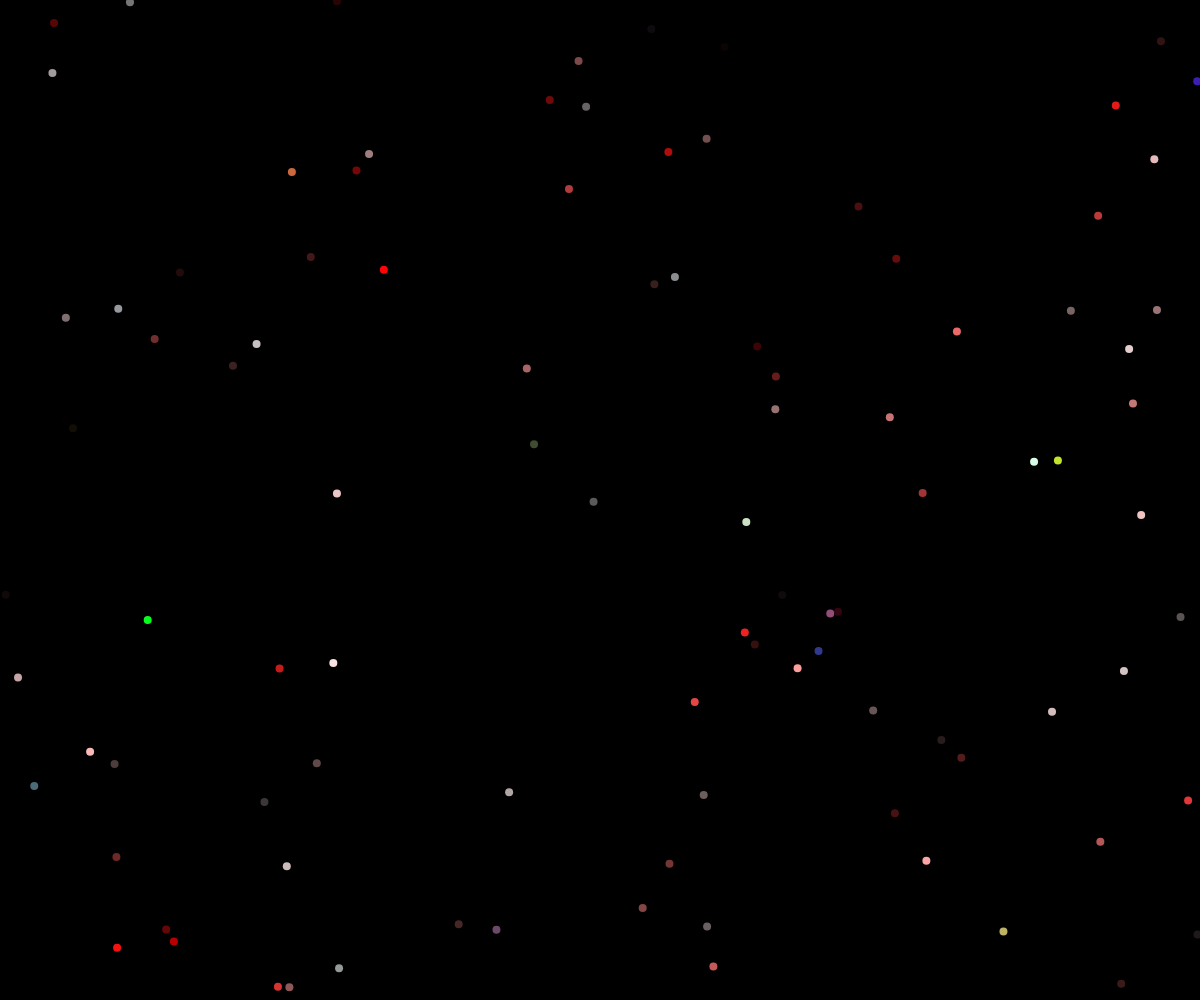
Frame 1 (no input)
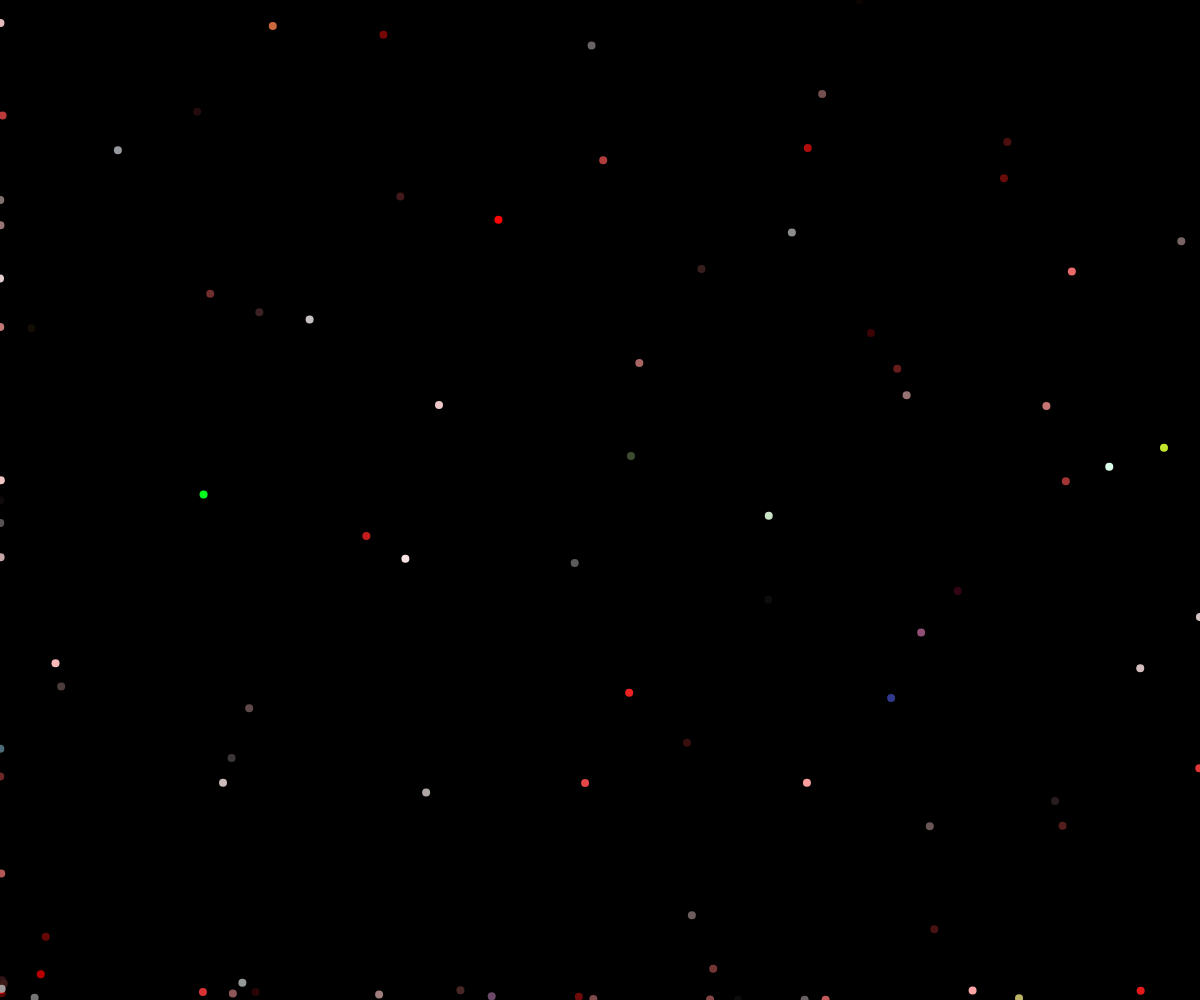
Frame 60 (no input)
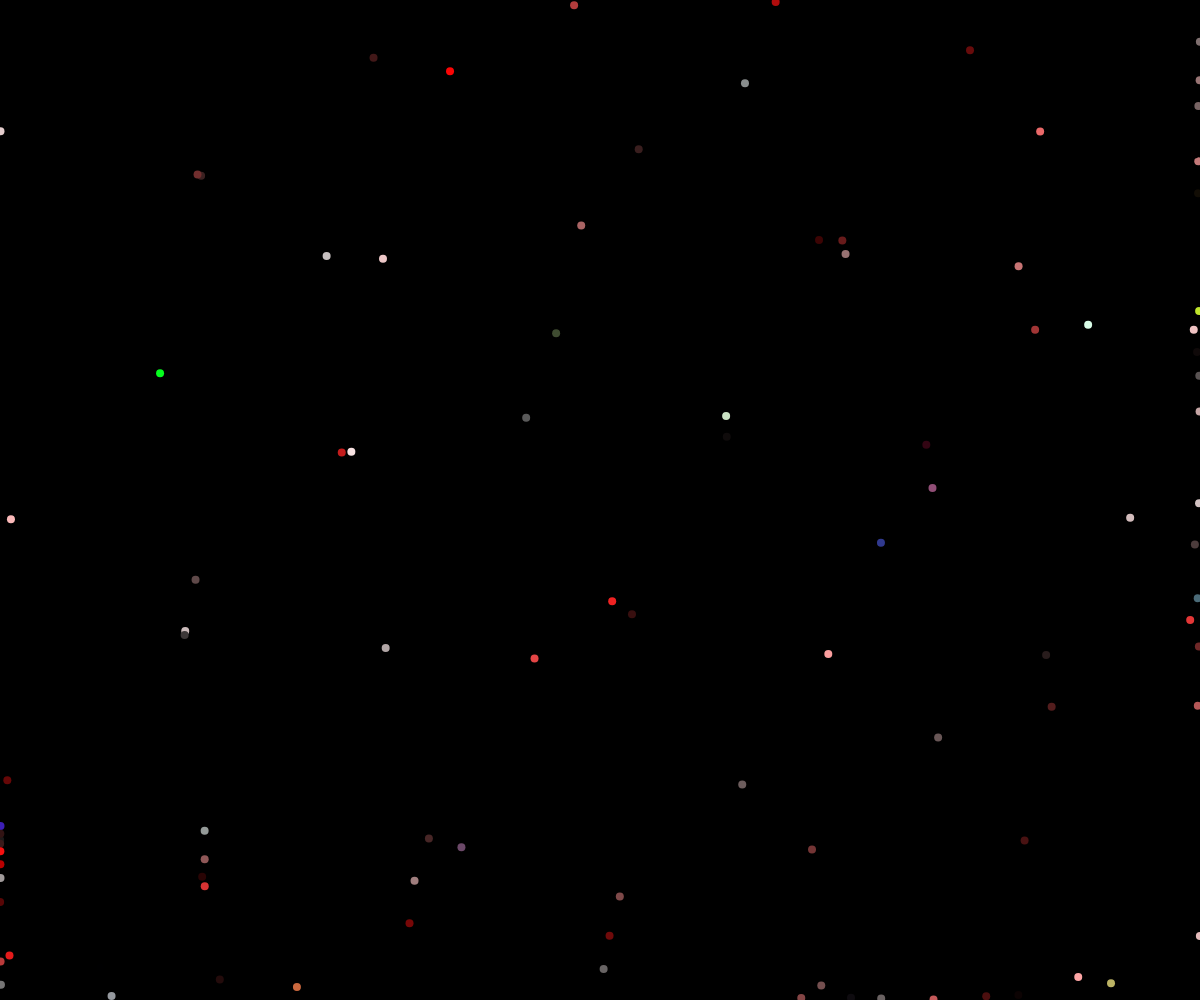
Frame 120 (the mouse pressed at the canvas centre since frame 60)

The p5.js sketch that drew these frames (run headless with seeded random() and noise() and a simulated clock; from frame 60 on, the mouse is pressed at the canvas centre):

// p5.js sketch
// ── sketch.js
let com;
let avgvel;

let particles = [];


function setup() {
	createCanvas(windowWidth, windowHeight);
	frameRate(60);
	colorMode(HSB, 1, 1, 1);
	//console.log(com);

	com = createVector(height/2,width/2);
	avgvel = createVector(10, 10);

	for(var i = 0; i<100; i++) {
		particles.push(
			{
					pos: createVector(random(0,width), random(0, height)),
					vel: createVector(random(-1, 1), random(-1, 1)),
					color: {h: i/20, s: random(0,1), b:random(0,1)},
					mass: 1,
					vmax: 3,
					dvmax: 0.05,
					minsep: 25,
					maxalign: 200,
					maxcohesion: 200,
					dstfalloff: 2,
					weights: {sep: 1.5, align: 10, cohesion: 10}
			}
		);
	}
}


function draw() {
	background(0);
	strokeWeight(8);

		particles.forEach((p, i) => {

			let acc = createVector(0, 0);

			//seperate
			let sepdir = createVector(0, 0);
			let sepcount = 0;

			let aligndir = createVector(0, 0);
			let aligncount = 0;

			let cohesiondir = createVector(0, 0);
			let cohesioncount = 0;
			particles.forEach((foo, i) => {
				//seperate
				let dist = p5.Vector.dist(p.pos, foo.pos);
				if(dist < p.minsep) {
					sepcount++;
					let delta  = p5.Vector.sub(p.pos, foo.pos);
					delta.normalize();
					delta.div(pow(dist, p.dstfalloff));
					sepdir.add(delta);
				}

				//align
				if(dist < p.maxalign) {
					aligndir.add(foo.vel);
					aligncount++;
				}

				//cohesion
				if(dist < p.maxcohesion) {
					cohesiondir.add(foo.pos);
					cohesioncount++;
				}
			});
			if(sepcount) {
				sepdir.div(sepcount);
				sepdir.normalize();
				sepdir.mult(p.vmax);
				sepdir.sub(p.vel);
				sepdir.limit(p.dvmax);
				sepdir.mult(p.weights.sep);

				//if(!i) console.log("SEP: ", sepdir.mag());
				acc.add(sepdir);
			}


			//align
			if(aligncount) {
				aligndir.normalize();
				aligndir.mult(p.vmax);
				aligndir.sub(p.vel);
				aligndir.limit(p.dvmax);
				aligndir.mult(p.weights.align);

				//if(!i) console.log("ALIGN: ", aligndir.mag());
				acc.add(aligndir);
			}


			//cohesion
			if(cohesioncount) {
				cohesiondir.div(cohesioncount);
				let delta = p5.Vector.sub(p.pos, cohesiondir);
				delta.normalize();
				delta.mult(p.vmax);
				let cohesionvel = p5.Vector.sub(delta, p.vel);
				cohesionvel.limit(p.dvmax);
				cohesionvel.mult(p.weights.cohesion);
				//if(!i) console.log("COHESION: ", cohesionvel.mag());
				acc.add(cohesionvel);
			}

			p.vel.add(acc);
			p.vel.limit(p.vmax);
			p.pos.add(p.vel);

			if(p.pos.x > width) p.pos.x -= width;
			if(p.pos.x < 0) p.pos.x += width;

			if(p.pos.y > height) p.pos.y -= height;
			if(p.pos.y < 0) p.pos.y += height;

			stroke(p.color.h, p.color.s, p.color.b);
			point(p.pos.x, p.pos.y);
		});
}
